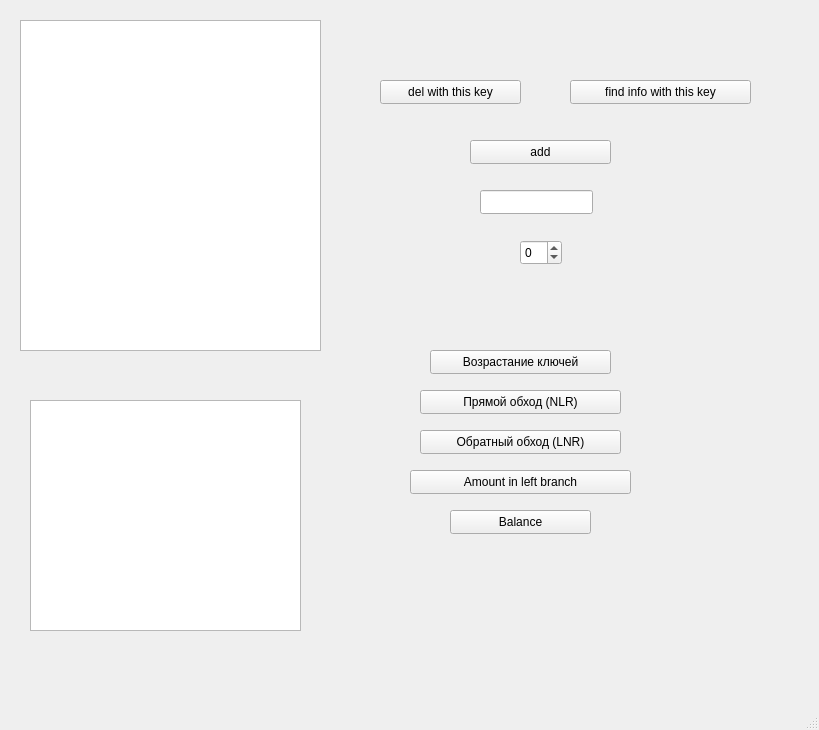
<?xml version="1.0" encoding="UTF-8"?>
<ui version="4.0">
 <class>MainWindow</class>
 <widget class="QMainWindow" name="MainWindow">
  <property name="geometry">
   <rect>
    <x>0</x>
    <y>0</y>
    <width>819</width>
    <height>730</height>
   </rect>
  </property>
  <property name="windowTitle">
   <string>MainWindow</string>
  </property>
  <widget class="QWidget" name="centralwidget">
   <widget class="QPushButton" name="pushButton_PreOrder">
    <property name="geometry">
     <rect>
      <x>420</x>
      <y>390</y>
      <width>201</width>
      <height>24</height>
     </rect>
    </property>
    <property name="text">
     <string>Прямой обход (NLR)</string>
    </property>
   </widget>
   <widget class="QPushButton" name="pushButton_add">
    <property name="geometry">
     <rect>
      <x>470</x>
      <y>140</y>
      <width>141</width>
      <height>24</height>
     </rect>
    </property>
    <property name="text">
     <string>add</string>
    </property>
   </widget>
   <widget class="QPushButton" name="pushButton_find">
    <property name="geometry">
     <rect>
      <x>570</x>
      <y>80</y>
      <width>181</width>
      <height>24</height>
     </rect>
    </property>
    <property name="text">
     <string>find info with this key</string>
    </property>
   </widget>
   <widget class="QPushButton" name="pushButton_leftBranch">
    <property name="geometry">
     <rect>
      <x>410</x>
      <y>470</y>
      <width>221</width>
      <height>24</height>
     </rect>
    </property>
    <property name="text">
     <string>Amount in left branch</string>
    </property>
   </widget>
   <widget class="QSpinBox" name="spinBox">
    <property name="geometry">
     <rect>
      <x>520</x>
      <y>240</y>
      <width>42</width>
      <height>25</height>
     </rect>
    </property>
    <property name="minimum">
     <number>-999999999</number>
    </property>
    <property name="maximum">
     <number>999999999</number>
    </property>
   </widget>
   <widget class="QTextEdit" name="textEdit_ans">
    <property name="geometry">
     <rect>
      <x>30</x>
      <y>400</y>
      <width>271</width>
      <height>231</height>
     </rect>
    </property>
    <property name="readOnly">
     <bool>false</bool>
    </property>
   </widget>
   <widget class="QPushButton" name="pushButton_balanse">
    <property name="geometry">
     <rect>
      <x>450</x>
      <y>510</y>
      <width>141</width>
      <height>24</height>
     </rect>
    </property>
    <property name="text">
     <string>Balance</string>
    </property>
   </widget>
   <widget class="QPushButton" name="pushButton_InOrder">
    <property name="geometry">
     <rect>
      <x>430</x>
      <y>350</y>
      <width>181</width>
      <height>24</height>
     </rect>
    </property>
    <property name="text">
     <string>Возрастание ключей</string>
    </property>
   </widget>
   <widget class="QPushButton" name="pushButton_PostOrder">
    <property name="geometry">
     <rect>
      <x>420</x>
      <y>430</y>
      <width>201</width>
      <height>24</height>
     </rect>
    </property>
    <property name="text">
     <string>Обратный обход (LNR)</string>
    </property>
   </widget>
   <widget class="QLineEdit" name="lineEdit">
    <property name="geometry">
     <rect>
      <x>480</x>
      <y>190</y>
      <width>113</width>
      <height>24</height>
     </rect>
    </property>
   </widget>
   <widget class="QTreeView" name="treeView">
    <property name="geometry">
     <rect>
      <x>20</x>
      <y>20</y>
      <width>301</width>
      <height>331</height>
     </rect>
    </property>
   </widget>
   <widget class="QPushButton" name="pushButton_del">
    <property name="geometry">
     <rect>
      <x>380</x>
      <y>80</y>
      <width>141</width>
      <height>24</height>
     </rect>
    </property>
    <property name="text">
     <string>del with this key</string>
    </property>
   </widget>
  </widget>
  <widget class="QMenuBar" name="menubar">
   <property name="geometry">
    <rect>
     <x>0</x>
     <y>0</y>
     <width>819</width>
     <height>26</height>
    </rect>
   </property>
  </widget>
  <widget class="QStatusBar" name="statusbar"/>
 </widget>
 <resources/>
 <connections/>
</ui>
